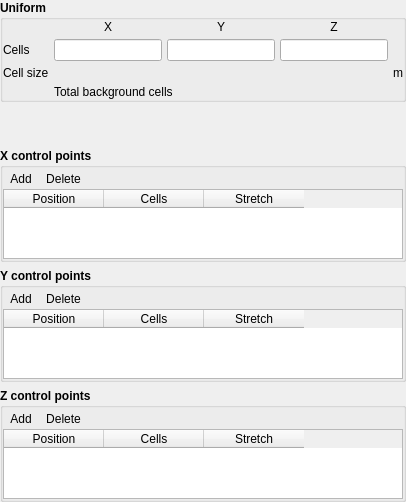
     <widget class="QWidget" name="background">
      <layout class="QGridLayout" name="gridLayout_3">
       <property name="leftMargin">
        <number>0</number>
       </property>
       <property name="topMargin">
        <number>0</number>
       </property>
       <property name="rightMargin">
        <number>0</number>
       </property>
       <property name="bottomMargin">
        <number>0</number>
       </property>
       <property name="spacing">
        <number>6</number>
       </property>
       <item row="3" column="0">
        <widget class="QGroupBox" name="groupBox_3">
         <property name="font">
          <font>
           <weight>75</weight>
           <bold>true</bold>
          </font>
         </property>
         <property name="title">
          <string>Y control points</string>
         </property>
         <property name="flat">
          <bool>true</bool>
         </property>
         <layout class="QGridLayout" name="gridLayout_50">
          <property name="leftMargin">
           <number>0</number>
          </property>
          <property name="topMargin">
           <number>0</number>
          </property>
          <property name="rightMargin">
           <number>0</number>
          </property>
          <property name="bottomMargin">
           <number>0</number>
          </property>
          <property name="spacing">
           <number>0</number>
          </property>
          <item row="1" column="0">
           <widget class="Table" name="table_mesh_control_points_y">
            <property name="font">
             <font>
              <weight>50</weight>
              <bold>false</bold>
             </font>
            </property>
            <property name="sizeAdjustPolicy">
             <enum>QAbstractScrollArea::AdjustToContents</enum>
            </property>
            <column>
             <property name="text">
              <string>Position</string>
             </property>
            </column>
            <column>
             <property name="text">
              <string>Cells</string>
             </property>
            </column>
            <column>
             <property name="text">
              <string>Stretch</string>
             </property>
            </column>
           </widget>
          </item>
          <item row="0" column="0">
           <widget class="QWidget" name="frame_4" native="true">
            <property name="font">
             <font>
              <weight>50</weight>
              <bold>false</bold>
             </font>
            </property>
            <layout class="QHBoxLayout" name="horizontalLayout_23">
             <property name="spacing">
              <number>0</number>
             </property>
             <property name="leftMargin">
              <number>0</number>
             </property>
             <property name="topMargin">
              <number>0</number>
             </property>
             <property name="rightMargin">
              <number>0</number>
             </property>
             <property name="bottomMargin">
              <number>0</number>
             </property>
             <item>
              <widget class="QToolButton" name="toolbutton_mesh_add_y">
               <property name="font">
                <font>
                 <weight>50</weight>
                 <bold>false</bold>
                </font>
               </property>
               <property name="text">
                <string>Add</string>
               </property>
               <property name="autoRaise">
                <bool>true</bool>
               </property>
              </widget>
             </item>
             <item>
              <widget class="QToolButton" name="toolbutton_mesh_remove_y">
               <property name="font">
                <font>
                 <weight>50</weight>
                 <bold>false</bold>
                </font>
               </property>
               <property name="text">
                <string>Delete</string>
               </property>
               <property name="autoRaise">
                <bool>true</bool>
               </property>
              </widget>
             </item>
             <item>
              <spacer name="horizontalSpacer_10">
               <property name="orientation">
                <enum>Qt::Horizontal</enum>
               </property>
               <property name="sizeHint" stdset="0">
                <size>
                 <width>40</width>
                 <height>20</height>
                </size>
               </property>
              </spacer>
             </item>
            </layout>
           </widget>
          </item>
         </layout>
        </widget>
       </item>
       <item row="1" column="0">
        <spacer name="verticalSpacer_8">
         <property name="orientation">
          <enum>Qt::Vertical</enum>
         </property>
         <property name="sizeType">
          <enum>QSizePolicy::Maximum</enum>
         </property>
         <property name="sizeHint" stdset="0">
          <size>
           <width>20</width>
           <height>40</height>
          </size>
         </property>
        </spacer>
       </item>
       <item row="2" column="0">
        <widget class="QGroupBox" name="groupBox_2">
         <property name="font">
          <font>
           <weight>75</weight>
           <bold>true</bold>
          </font>
         </property>
         <property name="title">
          <string>X control points</string>
         </property>
         <property name="flat">
          <bool>true</bool>
         </property>
         <layout class="QGridLayout" name="gridLayout_49">
          <property name="leftMargin">
           <number>0</number>
          </property>
          <property name="topMargin">
           <number>0</number>
          </property>
          <property name="rightMargin">
           <number>0</number>
          </property>
          <property name="bottomMargin">
           <number>0</number>
          </property>
          <property name="horizontalSpacing">
           <number>5</number>
          </property>
          <property name="verticalSpacing">
           <number>0</number>
          </property>
          <item row="1" column="0">
           <widget class="Table" name="table_mesh_control_points_x">
            <property name="font">
             <font>
              <weight>50</weight>
              <bold>false</bold>
             </font>
            </property>
            <property name="sizeAdjustPolicy">
             <enum>QAbstractScrollArea::AdjustToContents</enum>
            </property>
            <column>
             <property name="text">
              <string>Position</string>
             </property>
            </column>
            <column>
             <property name="text">
              <string>Cells</string>
             </property>
            </column>
            <column>
             <property name="text">
              <string>Stretch</string>
             </property>
            </column>
           </widget>
          </item>
          <item row="0" column="0">
           <widget class="QWidget" name="frame_2" native="true">
            <property name="font">
             <font>
              <weight>50</weight>
              <bold>false</bold>
             </font>
            </property>
            <layout class="QHBoxLayout" name="horizontalLayout_27">
             <property name="spacing">
              <number>0</number>
             </property>
             <property name="leftMargin">
              <number>0</number>
             </property>
             <property name="topMargin">
              <number>0</number>
             </property>
             <property name="rightMargin">
              <number>0</number>
             </property>
             <property name="bottomMargin">
              <number>0</number>
             </property>
             <item>
              <widget class="QToolButton" name="toolbutton_mesh_add_x">
               <property name="font">
                <font>
                 <weight>50</weight>
                 <bold>false</bold>
                </font>
               </property>
               <property name="text">
                <string>Add</string>
               </property>
               <property name="autoRaise">
                <bool>true</bool>
               </property>
              </widget>
             </item>
             <item>
              <widget class="QToolButton" name="toolbutton_mesh_remove_x">
               <property name="font">
                <font>
                 <weight>50</weight>
                 <bold>false</bold>
                </font>
               </property>
               <property name="text">
                <string>Delete</string>
               </property>
               <property name="autoRaise">
                <bool>true</bool>
               </property>
              </widget>
             </item>
             <item>
              <spacer name="horizontalSpacer_9">
               <property name="orientation">
                <enum>Qt::Horizontal</enum>
               </property>
               <property name="sizeHint" stdset="0">
                <size>
                 <width>40</width>
                 <height>20</height>
                </size>
               </property>
              </spacer>
             </item>
            </layout>
           </widget>
          </item>
         </layout>
        </widget>
       </item>
       <item row="4" column="0">
        <widget class="QGroupBox" name="groupBox_4">
         <property name="font">
          <font>
           <weight>75</weight>
           <bold>true</bold>
          </font>
         </property>
         <property name="title">
          <string>Z control points</string>
         </property>
         <property name="flat">
          <bool>true</bool>
         </property>
         <layout class="QGridLayout" name="gridLayout_51">
          <property name="leftMargin">
           <number>0</number>
          </property>
          <property name="topMargin">
           <number>0</number>
          </property>
          <property name="rightMargin">
           <number>0</number>
          </property>
          <property name="bottomMargin">
           <number>0</number>
          </property>
          <property name="spacing">
           <number>0</number>
          </property>
          <item row="1" column="0">
           <widget class="Table" name="table_mesh_control_points_z">
            <property name="font">
             <font>
              <weight>50</weight>
              <bold>false</bold>
             </font>
            </property>
            <property name="sizeAdjustPolicy">
             <enum>QAbstractScrollArea::AdjustToContents</enum>
            </property>
            <column>
             <property name="text">
              <string>Position</string>
             </property>
            </column>
            <column>
             <property name="text">
              <string>Cells</string>
             </property>
            </column>
            <column>
             <property name="text">
              <string>Stretch</string>
             </property>
            </column>
           </widget>
          </item>
          <item row="0" column="0">
           <widget class="QWidget" name="frame_33" native="true">
            <property name="font">
             <font>
              <weight>50</weight>
              <bold>false</bold>
             </font>
            </property>
            <layout class="QHBoxLayout" name="horizontalLayout_3">
             <property name="spacing">
              <number>0</number>
             </property>
             <property name="leftMargin">
              <number>0</number>
             </property>
             <property name="topMargin">
              <number>0</number>
             </property>
             <property name="rightMargin">
              <number>0</number>
             </property>
             <property name="bottomMargin">
              <number>0</number>
             </property>
             <item>
              <widget class="QToolButton" name="toolbutton_mesh_add_z">
               <property name="font">
                <font>
                 <weight>50</weight>
                 <bold>false</bold>
                </font>
               </property>
               <property name="text">
                <string>Add</string>
               </property>
               <property name="autoRaise">
                <bool>true</bool>
               </property>
              </widget>
             </item>
             <item>
              <widget class="QToolButton" name="toolbutton_mesh_remove_z">
               <property name="font">
                <font>
                 <weight>50</weight>
                 <bold>false</bold>
                </font>
               </property>
               <property name="text">
                <string>Delete</string>
               </property>
               <property name="autoRaise">
                <bool>true</bool>
               </property>
              </widget>
             </item>
             <item>
              <spacer name="horizontalSpacer_11">
               <property name="orientation">
                <enum>Qt::Horizontal</enum>
               </property>
               <property name="sizeHint" stdset="0">
                <size>
                 <width>40</width>
                 <height>20</height>
                </size>
               </property>
              </spacer>
             </item>
            </layout>
           </widget>
          </item>
         </layout>
        </widget>
       </item>
       <item row="0" column="0">
        <widget class="QGroupBox" name="groupbox_mesh_uniform">
         <property name="font">
          <font>
           <weight>75</weight>
           <bold>true</bold>
          </font>
         </property>
         <property name="title">
          <string>Uniform</string>
         </property>
         <property name="flat">
          <bool>true</bool>
         </property>
         <layout class="QGridLayout" name="gridLayout_2">
          <property name="leftMargin">
           <number>0</number>
          </property>
          <property name="topMargin">
           <number>0</number>
          </property>
          <property name="rightMargin">
           <number>0</number>
          </property>
          <property name="bottomMargin">
           <number>0</number>
          </property>
          <property name="spacing">
           <number>5</number>
          </property>
          <item row="0" column="3">
           <widget class="QLabel" name="label_mesh_z">
            <property name="font">
             <font>
              <weight>50</weight>
              <bold>false</bold>
             </font>
            </property>
            <property name="text">
             <string>Z</string>
            </property>
            <property name="alignment">
             <set>Qt::AlignCenter</set>
            </property>
           </widget>
          </item>
          <item row="0" column="1">
           <widget class="QLabel" name="label_mesh_x">
            <property name="font">
             <font>
              <weight>50</weight>
              <bold>false</bold>
             </font>
            </property>
            <property name="text">
             <string>X</string>
            </property>
            <property name="alignment">
             <set>Qt::AlignCenter</set>
            </property>
           </widget>
          </item>
          <item row="0" column="2">
           <widget class="QLabel" name="label_mesh_y">
            <property name="font">
             <font>
              <weight>50</weight>
              <bold>false</bold>
             </font>
            </property>
            <property name="text">
             <string>Y</string>
            </property>
            <property name="alignment">
             <set>Qt::AlignCenter</set>
            </property>
           </widget>
          </item>
          <item row="1" column="3">
           <widget class="LineEdit" name="lineedit_keyword_kmax">
            <property name="font">
             <font>
              <weight>50</weight>
              <bold>false</bold>
             </font>
            </property>
            <property name="text">
             <string/>
            </property>
           </widget>
          </item>
          <item row="2" column="4">
           <widget class="QLabel" name="label_cell_size_units">
            <property name="font">
             <font>
              <weight>50</weight>
              <bold>false</bold>
             </font>
            </property>
            <property name="text">
             <string>m</string>
            </property>
           </widget>
          </item>
          <item row="2" column="0">
           <widget class="QLabel" name="label_5">
            <property name="font">
             <font>
              <weight>50</weight>
              <bold>false</bold>
             </font>
            </property>
            <property name="text">
             <string>Cell size</string>
            </property>
           </widget>
          </item>
          <item row="1" column="1">
           <widget class="LineEdit" name="lineedit_keyword_imax">
            <property name="font">
             <font>
              <weight>50</weight>
              <bold>false</bold>
             </font>
            </property>
            <property name="text">
             <string/>
            </property>
           </widget>
          </item>
          <item row="2" column="1">
           <widget class="QLabel" name="label_mesh_cell_size_x">
            <property name="font">
             <font>
              <weight>50</weight>
              <bold>false</bold>
             </font>
            </property>
           </widget>
          </item>
          <item row="2" column="3">
           <widget class="QLabel" name="label_mesh_cell_size_z">
            <property name="font">
             <font>
              <weight>50</weight>
              <bold>false</bold>
             </font>
            </property>
           </widget>
          </item>
          <item row="1" column="0">
           <widget class="QLabel" name="label_4">
            <property name="font">
             <font>
              <weight>50</weight>
              <bold>false</bold>
             </font>
            </property>
            <property name="text">
             <string>Cells</string>
            </property>
           </widget>
          </item>
          <item row="2" column="2">
           <widget class="QLabel" name="label_mesh_cell_size_y">
            <property name="font">
             <font>
              <weight>50</weight>
              <bold>false</bold>
             </font>
            </property>
           </widget>
          </item>
          <item row="3" column="1" colspan="4">
           <widget class="QWidget" name="widget" native="true">
            <property name="font">
             <font>
              <weight>50</weight>
              <bold>false</bold>
             </font>
            </property>
            <layout class="QHBoxLayout" name="horizontalLayout_2">
             <property name="spacing">
              <number>5</number>
             </property>
             <property name="leftMargin">
              <number>0</number>
             </property>
             <property name="topMargin">
              <number>0</number>
             </property>
             <property name="rightMargin">
              <number>0</number>
             </property>
             <property name="bottomMargin">
              <number>0</number>
             </property>
             <item>
              <widget class="QLabel" name="label">
               <property name="font">
                <font>
                 <weight>50</weight>
                 <bold>false</bold>
                </font>
               </property>
               <property name="text">
                <string>Total background cells</string>
               </property>
              </widget>
             </item>
             <item>
              <widget class="QLabel" name="label_total_background_cells">
               <property name="enabled">
                <bool>false</bool>
               </property>
               <property name="font">
                <font>
                 <weight>50</weight>
                 <bold>false</bold>
                </font>
               </property>
              </widget>
             </item>
            </layout>
           </widget>
          </item>
          <item row="1" column="2">
           <widget class="LineEdit" name="lineedit_keyword_jmax">
            <property name="font">
             <font>
              <weight>50</weight>
              <bold>false</bold>
             </font>
            </property>
            <property name="text">
             <string/>
            </property>
           </widget>
          </item>
         </layout>
        </widget>
       </item>
      </layout>
     </widget>
